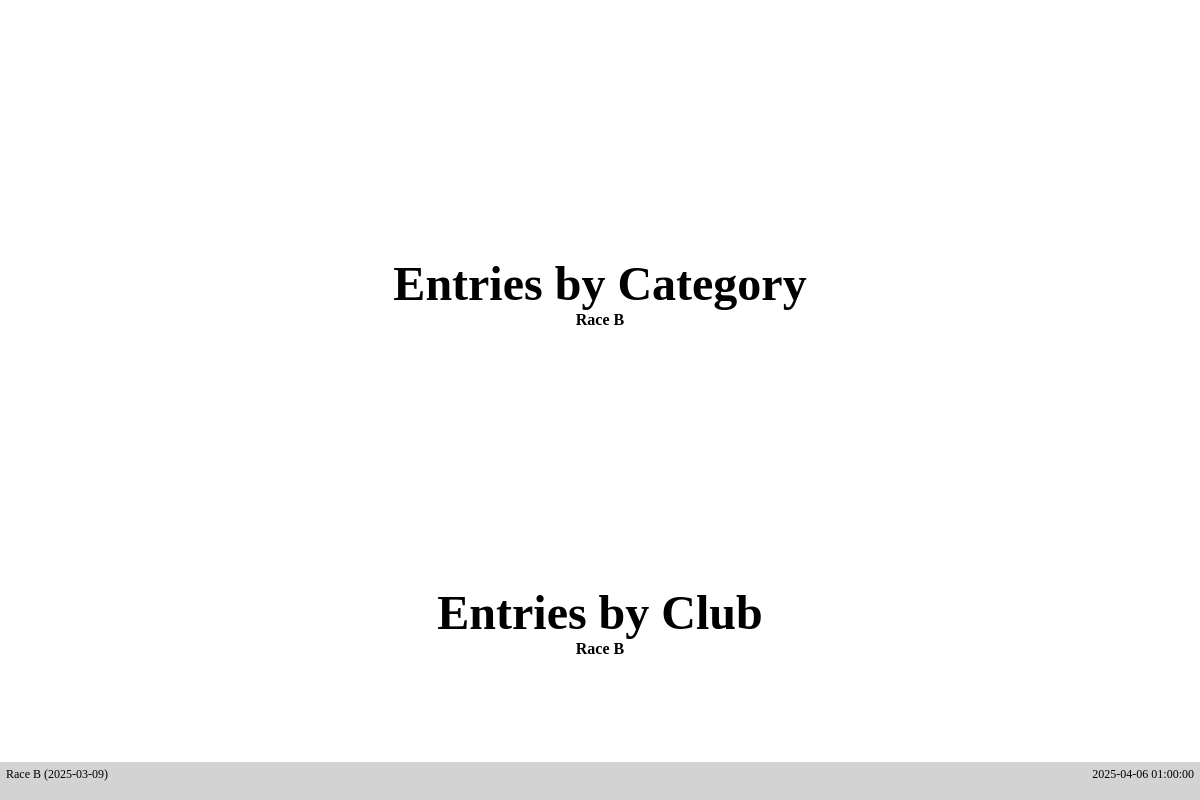
Before: /race/10/entries/paginated (signed in) with the older database file.
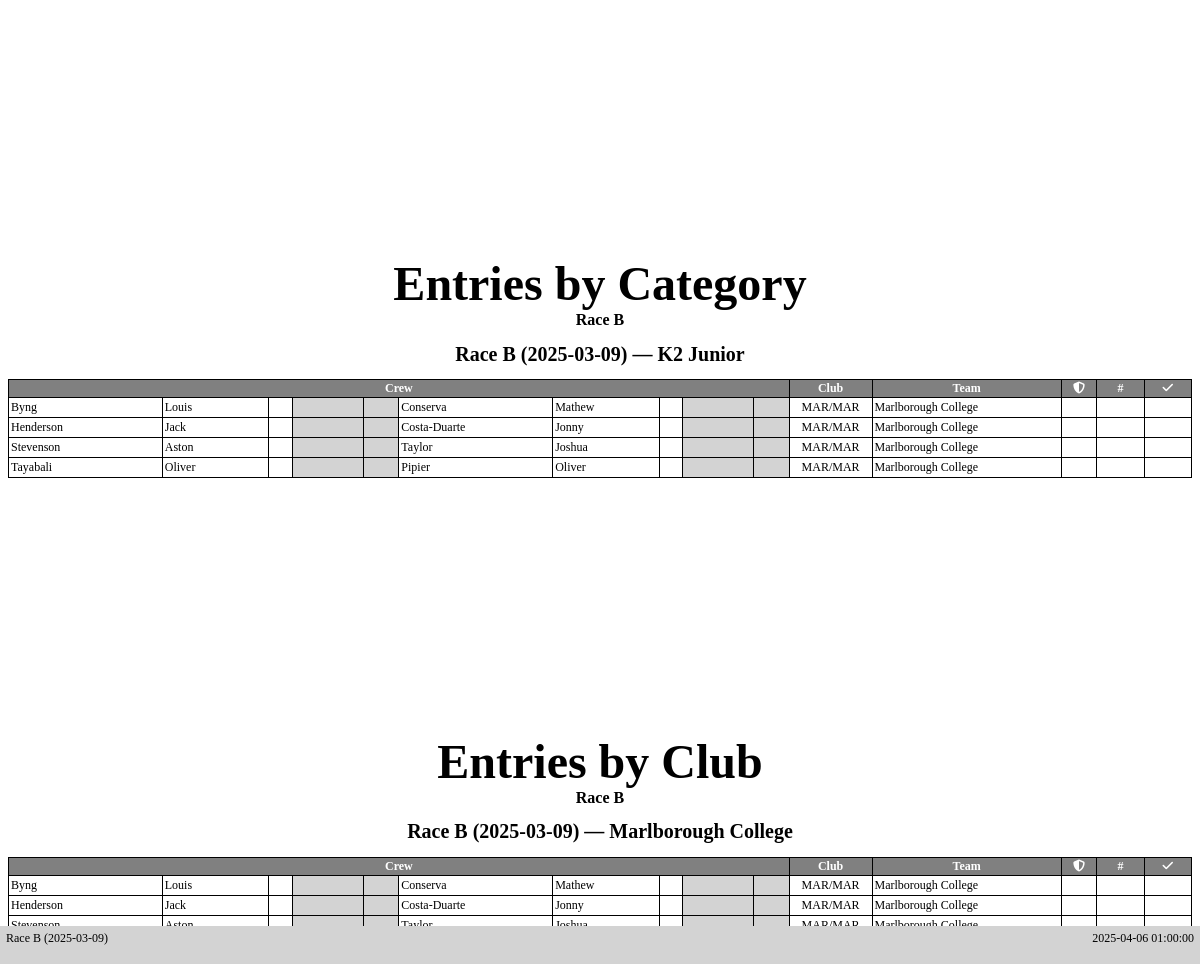
After: the same page with the newer database file.
### database/database/race.py (models this page shows, shortened)
class Race(Base):
    __tablename__ = "race"
    __table_args__ = (UniqueConstraint("name", "date", name="uq_race_name_date"),)
    id = Column(Integer, primary_key=True)
    name = Column(String, nullable=False)
    date = Column(Date, nullable=False)
    series_id = Column(Integer, ForeignKey(Series.id), index=True)
    time_min_start = Column(String)
    time_max_start = Column(String)
    time_min_finish = Column(String)
    time_max_finish = Column(String)
    time_adjustment = Column(Integer)
    series = relationship(Series, backref="races", lazy="joined")

### database/database/entry.py (models this page shows, shortened)
class Entry(Base):
    __tablename__ = "entry"
    id = Column(Integer, primary_key=True)
    race_id = Column(Integer, ForeignKey(Race.id), index=True)
    category_id = Column(Integer, ForeignKey(Category.id), index=True)
    boat_type = Column(boat_type, index=True)
    entry_number = Column(Integer)
    series_id = Column(Integer, ForeignKey(Series.id), index=True)
    time_start = Column(String)
    time_finish = Column(String)
    time_adjustment = Column(Integer)
    registered = Column(Boolean, default=False, nullable=False)
    retired = Column(Boolean, default=False, nullable=False)
    scratched = Column(Boolean, default=False, nullable=False)
    disqualified = Column(Boolean, default=False, nullable=False)
    note = Column(Text)
    category = relationship(Category, backref="entries", lazy="joined")
    race = relationship(Race, backref="entries", lazy="joined")
    race_number = relationship("Number", secondary="number_entry", uselist=False)
    crews = relationship("Crew", lazy="joined", order_by="Crew.paddler_id")
    @property
    def team(self):
        teams = [
            team
            for crew in self.crews
            for team in crew.paddler.teams
            if self.race.series_id == team.series_id
        ]
        unique = list(set(teams))
        if len(unique) == 1 and len(teams) == len(self.crews):
            return teams[0]
        else:
            return None
    @property
    def services(self):
        services = [crew.services for crew in self.crews]
        return len(services) > 0 and all(services)
    @property
    def clubs(self):
        clubs = [crew.club for crew in self.crews]
        clubs = [club.code if club.code else "—" for club in clubs]
        return "/".join(clubs)

### database/database/category.py (models this page shows, shortened)
class Category(Base):
    __tablename__ = "category"
    __table_args__ = (UniqueConstraint("label", name="uq_category_label"),)
    id = Column(Integer, primary_key=True)
    label = Column(String)

### database/database/paddler.py (models this page shows, shortened)
class Paddler(Base):
    __tablename__ = "paddler"
    id = Column(Integer, primary_key=True)
    membership_number = Column(Integer)
    membership_expiry = Column(Date)
    membership_body_id = Column(Integer, ForeignKey(MembershipBody.id))
    division = Column(Integer)
    title = Column(String)
    first = Column(String)
    middle = Column(String)
    last = Column(String)
    gender = Column(String(1))
    suffix = Column(String)
    dob = Column(Date)
    address = Column(String)
    email = Column(String)
    phone = Column(String)
    emergency_name = Column(String)
    emergency_phone = Column(String)
    age_group_id = Column(Integer, ForeignKey(AgeGroup.id), index=True)
    age_group = relationship(AgeGroup, backref="paddlers", lazy="joined")
    membership_body = relationship(MembershipBody, backref="paddlers", lazy="joined")
    teams = relationship("Team", secondary="team_paddler", back_populates="paddlers")
    @hybrid_property
    def name(self):
        return combine_names(self.first, self.middle, self.last)
    @property
    def membership(self):
        membership = self.membership_number
        if membership and self.membership_body:
            membership = self.membership_body.acronym + str(membership)
        return membership
    @property
    def membership_expired(self):
        if self.membership_expiry:
            return self.membership_expiry < date.today()
        else:
            return True

### database/database/crew.py (models this page shows, shortened)
class Crew(Base):
    __tablename__ = "crew"
    id = Column(Integer, primary_key=True)
    paddler_id = Column(Integer, ForeignKey(Paddler.id), index=True)
    club_id = Column(String(3), ForeignKey(Club.id), index=True)
    entry_id = Column(Integer, ForeignKey(Entry.id), index=True)
    services = Column(Boolean, server_default=expression.false())
    due = Column(Numeric)
    paid = Column(Numeric)
    paddler = relationship(Paddler, backref="crews", lazy="joined")
    club = relationship("Club", backref="crews", lazy="joined")
    entry = relationship(Entry, lazy="joined", overlaps="crews")

### database/database/club.py (models this page shows, shortened)
class Club(Base):
    __tablename__ = "club"
    id = Column(Integer, primary_key=True)
    name = Column(String)
    code_regex = Column(String())
    services = Column(Boolean, server_default=expression.false())
    @property
    def code(self):
        return self.code_regex.split("|")[0] if self.code_regex else None

### database/database/team.py (models this page shows, shortened)
class Team(Base):
    __tablename__ = "team"
    __table_args__ = (
        UniqueConstraint("name", "series_id", name="uq_team_name_series"),
    )
    id = Column(Integer, primary_key=True)
    name = Column(String)
    team_type_id = Column(Integer, ForeignKey(TeamType.id), nullable=False)
    series_id = Column(Integer, ForeignKey(Series.id), index=True, nullable=False)
    type = relationship(TeamType, backref="teams")
    series = relationship(Series, backref="teams", lazy="joined")
    paddlers = relationship("Paddler", secondary="team_paddler", back_populates="teams")
    def __str__(self):
        return self.name

### paddle/views/race/entries/export.py (the view)
@blueprint.route("/race/<race_id>/entries/paginated")
@login_required
def race_entries_paginated(race_id):
    race = session.get(db.Race, race_id)
    entries = session.query(db.Entry).filter(db.Entry.race_id == race_id).all()
    categories = db.entries_get_categories(entries)
    clubs = db.entries_get_clubs(entries)
    for entries in categories.values():
        entries.sort(key=lambda x: x.crews[0].paddler.last, reverse=False)
    for entries in clubs.values():
        entries.sort(
            key=lambda x: str(x.team) + "|" + x.crews[0].paddler.last, reverse=False
        )
    return render_template(
        "race-entries-paginated.j2",
        race=race,
        categories=categories,
        clubs=clubs,
        timestamp=datetime.datetime.now(),
    )

### database/database/entry.py (called while the page is built)
def entries_get_categories(entries):
    categories = set()
    for entry in entries:
        categories.add((entry.category.id, entry.category.label))
    categories = OrderedDict(sorted(categories, key=lambda t: t[0]))
    categories = {label: [] for id, label in categories.items()}
    for entry in entries:
        categories[entry.category.label].append(entry)
    return categories

def entries_get_clubs(entries):
    clubs = set()
    for entry in entries:
        for crew in entry.crews:
            if crew.club:
                clubs.add((crew.club.id, crew.club.name))
    clubs = OrderedDict(sorted(clubs, key=lambda t: t[1]))
    clubs = {name: set() for id, name in clubs.items()}
    for entry in entries:
        for crew in entry.crews:
            if crew.club:
                clubs[crew.club.name].add(entry)
    for key in clubs:
        clubs[key] = list(clubs[key])
    return clubs

### paddle/templates/race-entries-paginated.j2 (shortened to what the changed rows need)
{% extends "base-minimal.j2" %}
{% block styles %}
<link rel="stylesheet" type="text/css" href="/css/paginated-a4-landscape.css">
<link rel="stylesheet" type="text/css" href="/css/paginated-a4-landscape-compact.css">
<link rel="stylesheet" type="text/css" href="/css/paginated-a4-landscape-entries.css">
{% include 'common/load-css-font-awesome.j2' %}
{% endblock %}
{% block footer %}
<div style="width: 100%;">
    <div class="title">
        {{ race.name }} ({{ race.date }})
    </div>
    <div class="timestamp">
        {{ timestamp.strftime('%Y-%m-%d %H:%M:%S') }}
    </div>
</div>
{% endblock %}
{% block content %}
{% set ROWS_PER_PAGE = 30 -%}
<div class="break">
<h1 class="banner">Entries by Category</h1>
<h2 class="banner">{{ race.name }}</h2>
</div>
{% for category, entries in categories.items() %}
    {% for entry in entries %}
        {% if (loop.index % ROWS_PER_PAGE) == 1 %}
<div class="break">
    <h1 style="text-align: center;">{{ race.name }} ({{ race.date }}) — {{ category }}</h1>
    <table class="border">
        <tr>
            <th style="text-align: center;" colspan="10">Crew</th>
            <th style="width: 7%; text-align: center;">Club</th>
            <th style="width: 16%; text-align: center;">Team</th>
            <th style="width: 3%; text-align: center;"><i class="fas fa-shield-alt"></i></th>
            <th style="width: 4%; text-align: center;">#</th>
            <th style="text-align: center;"><i class="fas fa-check"></i></th>
        </tr>
        {% endif %}
        <tr>
            <td style="width: 13%;">
                {{ entry.crews[0].paddler.last }}
            </td>
            <td style="width: 9%;">
                {{ entry.crews[0].paddler.first }}
            </td>
            <td style="width: 2%; text-align: center;">
            </td>
            <td style="width: 6%;" class="{% if entry.crews[0].paddler.membership_expired %}highlight{% endif %}">
            </td>
            <td style="width: 3%;" class="{% if not entry.crews[0].paid %}highlight{% endif %}">
            </td>
            <td style="width: 13%;">
                {% if entry.crews[1] %}
                {{ entry.crews[1].paddler.last }}
                {% endif %}
            </td>
            <td style="width: 9%;">
                {% if entry.crews[1] %}{{ entry.crews[1].paddler.first }}{% endif %}
            </td>
            <td style="width: 2%; text-align: center;">
            </td>
            <td style="width: 6%;" class="{% if entry.crews[1] and entry.crews[1].paddler.membership_expired %}highlight{% endif %}">
            </td>
            <td style="width: 3%;" class="{% if entry.crews[1] and not entry.crews[1].paid %}highlight{% endif %}">
            </td>
            <td style="text-align: center;">{{ entry.clubs }}</td>
            <td>{% if entry.team %}{{ entry.team }}{% endif %}</td>
            <td style="text-align: center;">{% if entry.services %}<i class="fas fa-check"></i>{% endif %}</td>
            <td style="text-align: center;">{% if entry.race_number %}{{ entry.race_number }}{% endif %}</td>
            <td></td>
        </tr>
        {% if loop.last or ((loop.index + 1) % ROWS_PER_PAGE) == 1 %}
    </table>
</div>
        {% endif %}
    {% endfor %}
{% endfor %}
<div class="break">
<h1 class="banner">Entries by Club</h1>
<h2 class="banner">{{ race.name }}</h2>
</div>
{% for club, entries in clubs.items() %}
    {% for entry in entries %}
        {% if (loop.index % ROWS_PER_PAGE) == 1 %}
<div class="break">
    <h1 style="text-align: center;">{{ race.name }} ({{ race.date }}) — {{ club }}</h1>
    <table class="border">
        <tr>
            <th style="text-align: center;" colspan="10">Crew</th>
            <th style="width: 7%; text-align: center;">Club</th>
            <th style="width: 16%; text-align: center;">Team</th>
            <th style="width: 3%; text-align: center;"><i class="fas fa-shield-alt"></i></th>
            <th style="width: 4%; text-align: center;">#</th>
            <th style="text-align: center;"><i class="fas fa-check"></i></th>
        </tr>
        {% endif %}
        <tr>
            <td style="width: 13%;">
                {{ entry.crews[0].paddler.last }}
            </td>
            <td style="width: 9%;">
                {{ entry.crews[0].paddler.first }}
            </td>
            <td style="width: 2%; text-align: center;">
            </td>
            <td style="width: 6%;" class="{% if entry.crews[0].paddler.membership_expired %}highlight{% endif %}">
            </td>
            <td style="width: 3%;" class="{% if not entry.crews[0].paid %}highlight{% endif %}">
            </td>
            <td style="width: 13%;">
                {% if entry.crews[1] %}
                {{ entry.crews[1].paddler.last }}
                {% endif %}
            </td>
            <td style="width: 9%;">
                {% if entry.crews[1] %}{{ entry.crews[1].paddler.first }}{% endif %}
            </td>
            <td style="width: 2%; text-align: center;">
            </td>
            <td style="width: 6%;" class="{% if entry.crews[1] and entry.crews[1].paddler.membership_expired %}highlight{% endif %}">
            </td>
            <td style="width: 3%;" class="{% if entry.crews[1] and not entry.crews[1].paid %}highlight{% endif %}">
            </td>
            <td style="text-align: center;">{{ entry.clubs }}</td>
            <td>{% if entry.team %}{{ entry.team }}{% endif %}</td>
            <td style="text-align: center;">{% if entry.services %}<i class="fas fa-check"></i>{% endif %}</td>
            <td style="text-align: center;">{% if entry.race_number %}{{ entry.race_number }}{% endif %}</td>
            <td></td>
        </tr>
        {% if loop.last or ((loop.index + 1) % ROWS_PER_PAGE) == 1 %}
    </table>
</div>
        {% endif %}
    {% endfor %}
{% endfor %}
{% endblock %}

Changed rows visible on the page:
added Entry: {{ race.name }} "Race B", {{ race.date }} "2025-03-09", last "Byng", first "Louis", last "Conserva", first "Mathew", clubs "MAR/MAR", team "Marlborough College"
now on this page (row unchanged): Category: label "K2 Junior"
added Entry: last "Henderson", first "Jack", last "Costa-Duarte", first "Jonny", clubs "MAR/MAR", team "Marlborough College"
added Entry: last "Stevenson", first "Aston", last "Taylor", first "Joshua", clubs "MAR/MAR", team "Marlborough College"
added Entry: last "Tayabali", first "Oliver", last "Pipier", clubs "MAR/MAR", team "Marlborough College"
now on this page (row unchanged): Club: name "Marlborough College"
